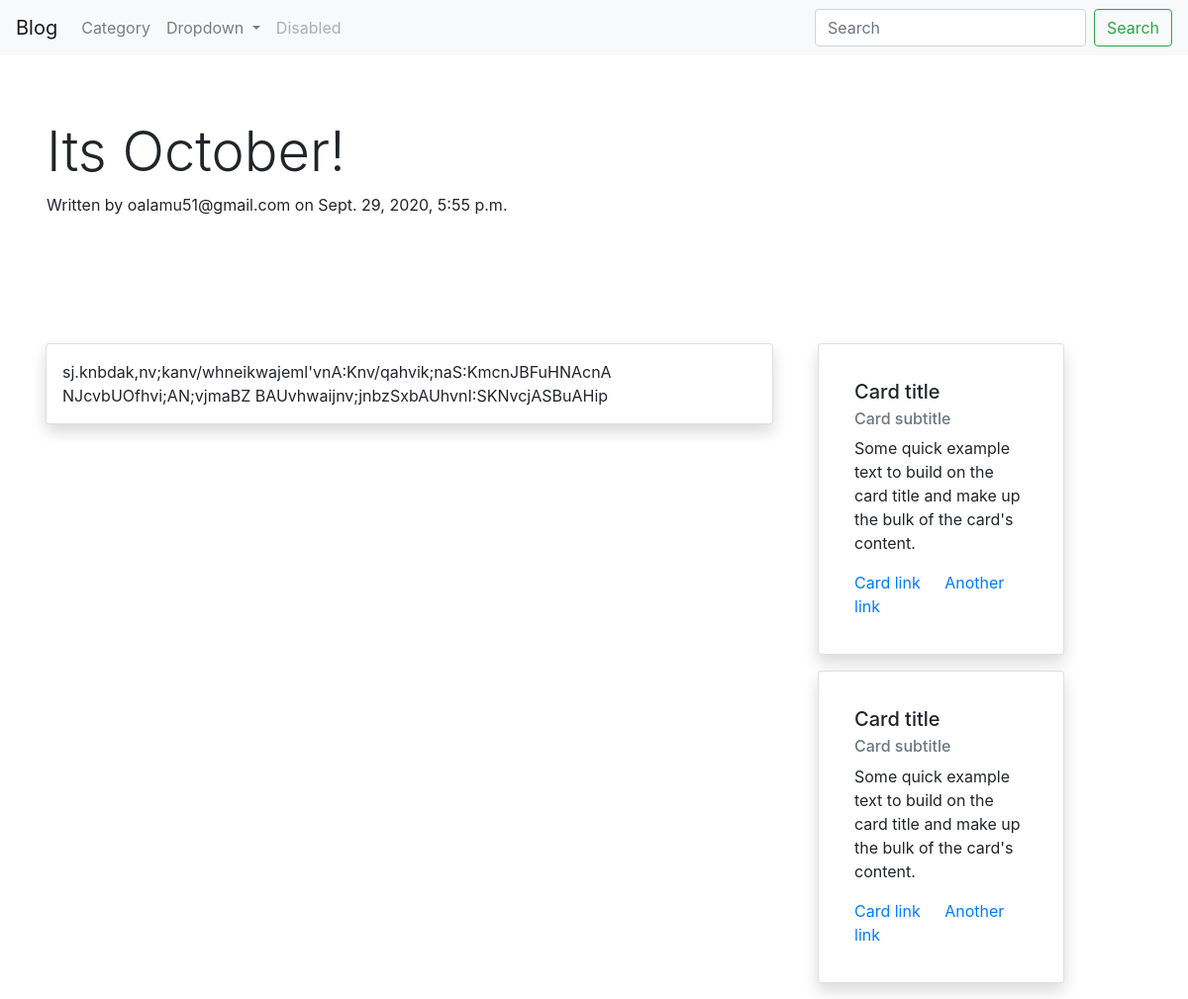
Page /its-october on the earlier database version.
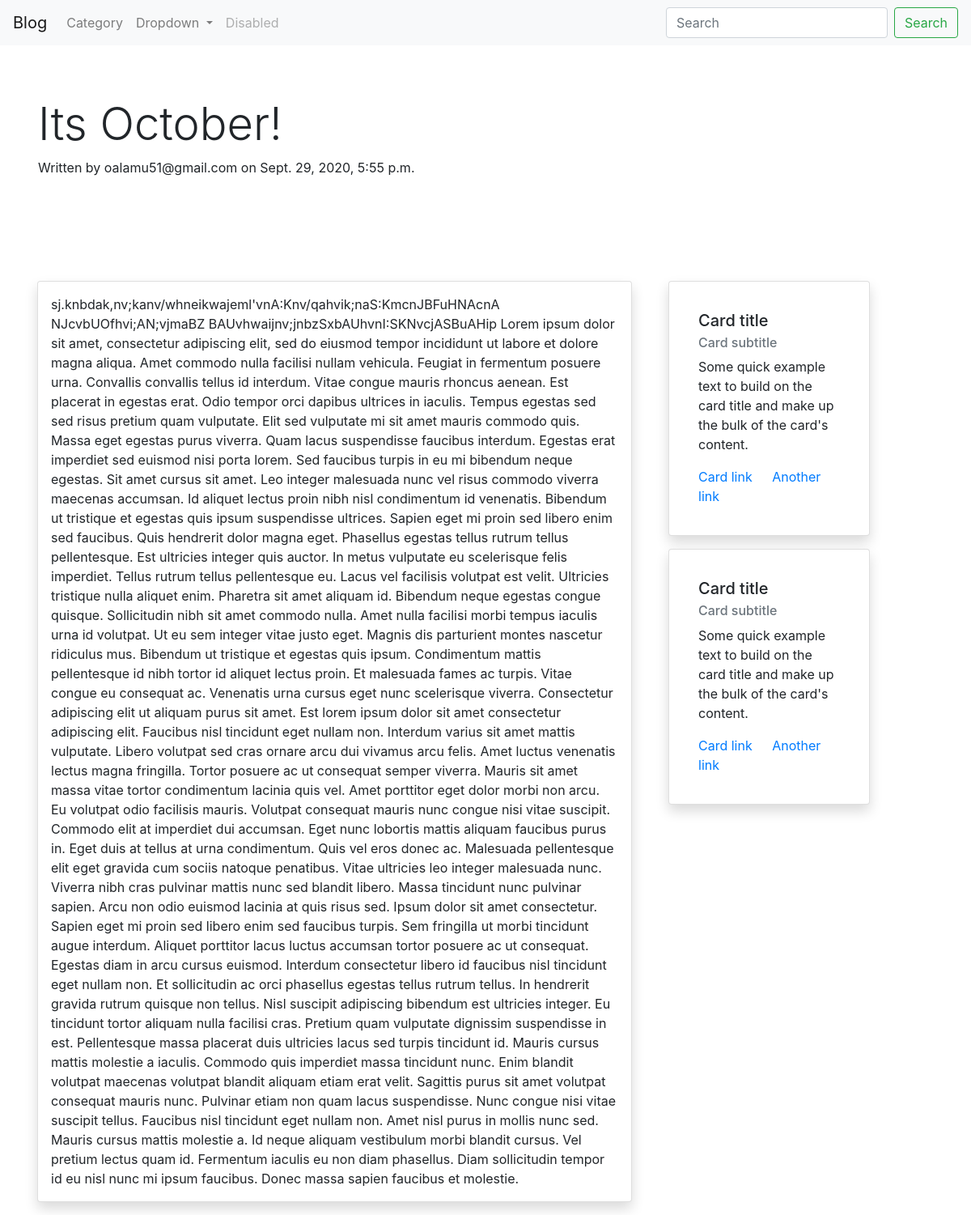
Same page on the later database version.
### blog/models.py (models this page shows, shortened)
class Post(models.Model):
    id = models.AutoField(primary_key=True)
    title = models.CharField(max_length=100, unique=True, verbose_name='Title of the Post')
    body = models.TextField(verbose_name='Blog content')
    picture_location = models.ImageField(upload_to='images/', max_length=200)
    author = models.ForeignKey(to=settings.AUTH_USER_MODEL, on_delete=models.CASCADE)
    timestamp = models.DateTimeField(default=datetime.now())
    category = models.ForeignKey(to=Category, on_delete=models.CASCADE)
    blog_slug = models.SlugField(blank=True, )
    published = models.BooleanField(default=False)

### accounts/models.py (models this page shows, shortened)
class CustomUser(AbstractBaseUser, PermissionsMixin):
    first_name = models.CharField(max_length=20, verbose_name='What is your first name')
    last_name = models.CharField(max_length=20, verbose_name='What is your last name')
    email = models.EmailField(max_length=40, verbose_name='What is your email address?', unique=True)
    is_active = models.BooleanField(default=True)
    is_admin = models.BooleanField(default=False)
    is_staff = models.BooleanField(default=False)
    is_superuser = models.BooleanField(default=False)
    objects = CustomUserManager()
    REQUIRED_FIELDS = ['first_name','last_name']
    USERNAME_FIELD = 'email'
    EMAIL_FIELD = 'email'
    def __str__(self):
        return self.email

### pages/views.py (the view)
# urls.py: path('<str:blog_slug>', views.post_detail, name='post_content'),
def post_detail(request, blog_slug):
    blog_post = Post.objects.get(blog_slug=blog_slug)
    context = {
        'blog_post':blog_post
    }
    return render(request=request, context=context, template_name="pages/blog_detail.html")

### pages/templates/pages/blog_detail.html (shortened to what this page needs)
{% extends "pages/base.html" %}
{% block content %}
<div class="container-fluid">
    <div class="jumbotron" style="background-color:white">
        <h1 class="display-4 ">{{blog_post.title}}</h1>
        <p>Written by {{blog_post.author}} on {{blog_post.timestamp}}</p>
    </div>
    <div class="container-fluid">
        <div class="row">
            <div class="col-8">
                <div class="card p-3 m-3 shadow" style="width: 98%;">
                    {{blog_post.body}}
                </div>
            </div>
            <div class="col-3">
              <div class="card p-3 m-3 shadow" style="width: 95%;">
                  <div class="card-body">
                    <h5 class="card-title">Card title</h5>
                    <h6 class="card-subtitle mb-2 text-muted">Card subtitle</h6>
                    <p class="card-text">Some quick example text to build on the card title and make up the bulk of the card's content.</p>
                    <a href="#" class="card-link">Card link</a>
                    <a href="#" class="card-link">Another link</a>
                  </div>
            </div>
              <div class="card p-3 m-3 shadow" style="width: 95%;">
  <div class="card-body">
    <h5 class="card-title">Card title</h5>
    <h6 class="card-subtitle mb-2 text-muted">Card subtitle</h6>
    <p class="card-text">Some quick example text to build on the card title and make up the bulk of the card's content.</p>
    <a href="#" class="card-link">Card link</a>
    <a href="#" class="card-link">Another link</a>
  </div>
</div>
            </div>
         </div>
    </div>
</div>
{% endblock %}

Differences in the rows shown:
changed Post "Its October!": body "sj.knbdak,nv;kanv/whneikwajeml'vnA:Knv/qahvik;naS:KmcnJBFuHNAcnA NJcvbUOfhvi;AN;vjmaBZ BAUvhwaijnv;jnbzSxbAUhvnI:SKNvcjASBuAHip" → "sj.knbdak,nv;kanv/whneikwajeml'vnA:Knv/qahvik;naS:KmcnJBFuHNAcnA NJcvbUOfhvi;AN;vjmaBZ BAUvhwaijnv;jnbzSxbAUhvnI:SKNvcjASBuAHip Lorem ipsum dolor sit amet, consectetur adipiscing elit, sed do eiusmod tempor incididunt ut labore et dolore magna aliqua. Amet commodo nulla facilisi nullam vehicula. Feugiat in fermentum posuere urna. Convallis convallis tellus id interdum. Vitae congue mauris rhoncus aenean. Est placerat in egestas erat. Odio tempor orci dapibus ultrices in iaculis. Tempus egestas sed sed risus pretium quam vulputate. Elit sed vulputate mi sit amet mauris commodo quis. Massa eget egestas purus viverra. Quam lacus suspendisse faucibus interdum. Egestas erat imperdiet sed euismod…"
